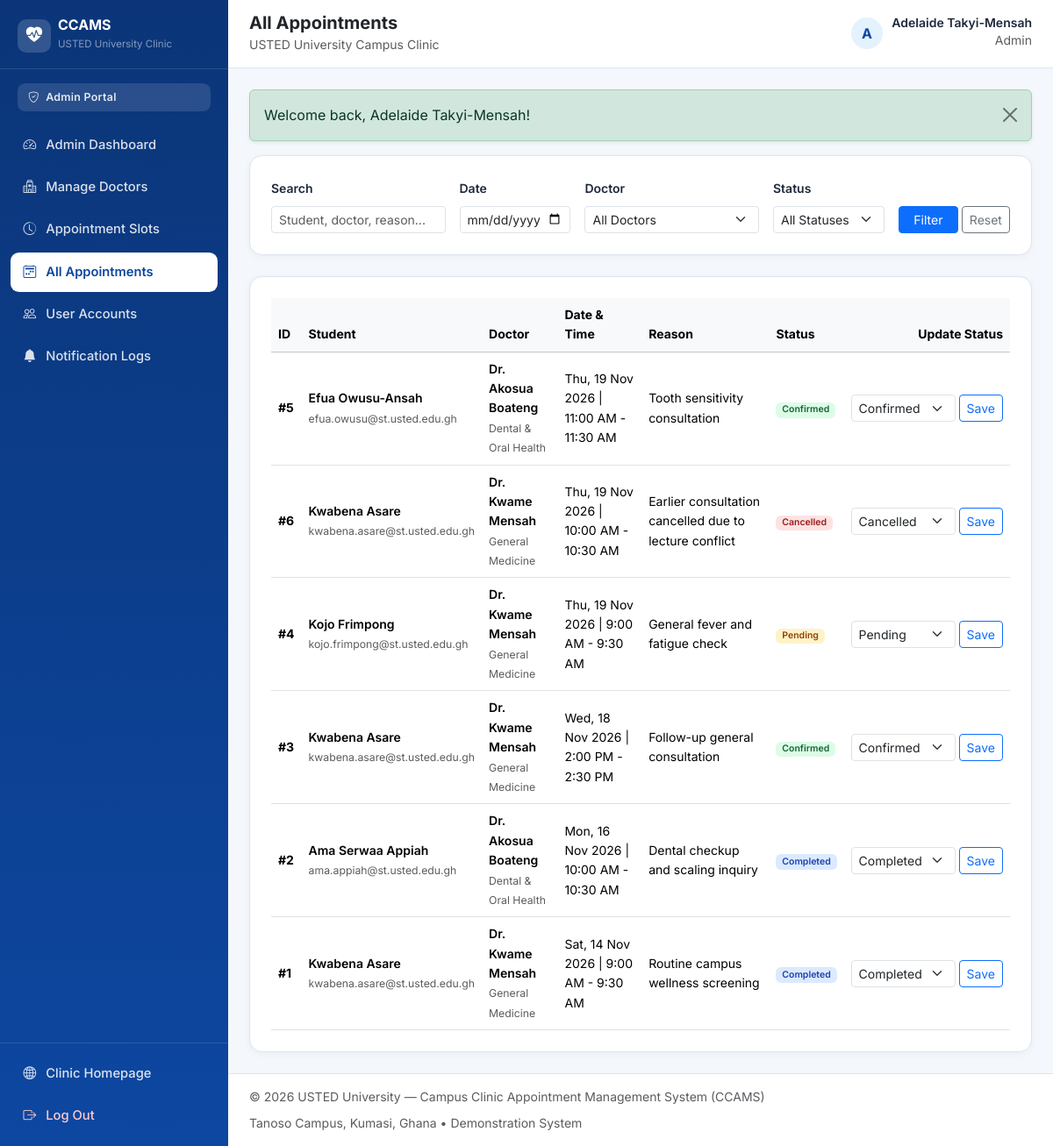
The page /admin/manage_appointments.php (signed in) on the database its author committed.
### tables this page shows
CREATE TABLE `users` (
    `user_id` INT UNSIGNED NOT NULL AUTO_INCREMENT,
    `full_name` VARCHAR(120) NOT NULL,
    `email` VARCHAR(150) NOT NULL,
    `password_hash` VARCHAR(255) NOT NULL,
    `phone` VARCHAR(25) DEFAULT NULL,
    `role` ENUM('student', 'doctor', 'admin') NOT NULL DEFAULT 'student',
    `account_status` ENUM('active', 'inactive') NOT NULL DEFAULT 'active',
    `created_at` TIMESTAMP NOT NULL DEFAULT CURRENT_TIMESTAMP,
    `updated_at` TIMESTAMP NOT NULL DEFAULT CURRENT_TIMESTAMP ON UPDATE CURRENT_TIMESTAMP,
    PRIMARY KEY (`user_id`),
    UNIQUE KEY `uq_users_email` (`email`),
    KEY `idx_users_role_status` (`role`, `account_status`)
);

CREATE TABLE `appointments` (
    `appointment_id` INT UNSIGNED NOT NULL AUTO_INCREMENT,
    `student_id` INT UNSIGNED NOT NULL,
    `slot_id` INT UNSIGNED NOT NULL,
    `reason` VARCHAR(255) DEFAULT NULL,
    `status` ENUM('pending', 'confirmed', 'cancelled', 'completed', 'rejected') NOT NULL DEFAULT 'pending',
    `created_at` TIMESTAMP NOT NULL DEFAULT CURRENT_TIMESTAMP,
    `updated_at` TIMESTAMP NOT NULL DEFAULT CURRENT_TIMESTAMP ON UPDATE CURRENT_TIMESTAMP,
    PRIMARY KEY (`appointment_id`),
    KEY `idx_appointments_student_status` (`student_id`, `status`),
    KEY `idx_appointments_slot_status` (`slot_id`, `status`),
    KEY `idx_appointments_status_created` (`status`, `created_at`),
    CONSTRAINT `fk_appointments_student`
        FOREIGN KEY (`student_id`) REFERENCES `users` (`user_id`)
        ON DELETE CASCADE ON UPDATE CASCADE,
    CONSTRAINT `fk_appointments_slot`
        FOREIGN KEY (`slot_id`) REFERENCES `appointment_slots` (`slot_id`)
        ON DELETE RESTRICT ON UPDATE CASCADE
);

CREATE TABLE `doctors` (
    `doctor_id` INT UNSIGNED NOT NULL AUTO_INCREMENT,
    `user_id` INT UNSIGNED NOT NULL,
    `specialization` VARCHAR(120) NOT NULL,
    `availability_status` ENUM('available', 'unavailable') NOT NULL DEFAULT 'available',
    `created_at` TIMESTAMP NOT NULL DEFAULT CURRENT_TIMESTAMP,
    PRIMARY KEY (`doctor_id`),
    UNIQUE KEY `uq_doctors_user_id` (`user_id`),
    KEY `idx_doctors_specialization` (`specialization`),
    KEY `idx_doctors_availability` (`availability_status`),
    CONSTRAINT `fk_doctors_user`
        FOREIGN KEY (`user_id`) REFERENCES `users` (`user_id`)
        ON DELETE CASCADE ON UPDATE CASCADE
);

CREATE TABLE `appointment_slots` (
    `slot_id` INT UNSIGNED NOT NULL AUTO_INCREMENT,
    `doctor_id` INT UNSIGNED NOT NULL,
    `start_time` DATETIME NOT NULL,
    `end_time` DATETIME NOT NULL,
    `status` ENUM('available', 'booked', 'inactive') NOT NULL DEFAULT 'available',
    `created_at` TIMESTAMP NOT NULL DEFAULT CURRENT_TIMESTAMP,
    PRIMARY KEY (`slot_id`),
    KEY `idx_slots_doctor_time` (`doctor_id`, `start_time`),
    KEY `idx_slots_status_time` (`status`, `start_time`),
    CONSTRAINT `fk_slots_doctor`
        FOREIGN KEY (`doctor_id`) REFERENCES `doctors` (`doctor_id`)
        ON DELETE CASCADE ON UPDATE CASCADE
);

### admin/manage_appointments.php (the view, shortened to what the rows shown need)
<?php
require_once __DIR__ . '/../includes/auth.php';
$admin = require_auth('admin');
$pdo = get_pdo();
$where = 'WHERE 1=1';
$params = [];
$stmt = $pdo->prepare(
    "SELECT a.appointment_id, a.status, a.reason, s.start_time, s.end_time,
            stu.full_name AS student_name, stu.email AS student_email,
            doc_u.full_name AS doctor_name, d.specialization
     FROM appointments a
     INNER JOIN users stu ON stu.user_id = a.student_id
     INNER JOIN appointment_slots s ON s.slot_id = a.slot_id
     INNER JOIN doctors d ON d.doctor_id = s.doctor_id
     INNER JOIN users doc_u ON doc_u.user_id = d.user_id
     $where
     ORDER BY s.start_time DESC"
);
$stmt->execute($params);
$appointments = $stmt->fetchAll();
$pageTitle = 'All Appointments';
$layoutMode = 'dashboard';
require_once __DIR__ . '/../includes/header.php';
?>
<div class="ccams-card p-4">
    <?php if (empty($appointments)): ?>
        <p class="small text-muted mb-0">No appointments found.</p>
    <?php else: ?>
        <div class="table-responsive">
            <table class="table table-hover align-middle small mb-0">
                <thead class="table-light">
                    <tr>
                        <th>ID</th>
                        <th>Student</th>
                        <th>Doctor</th>
                        <th>Date &amp; Time</th>
                        <th>Reason</th>
                        <th>Status</th>
                        <th class="text-end">Update Status</th>
                    </tr>
                </thead>
                <tbody>
                    <?php foreach ($appointments as $appt): ?>
                        <tr>
                            <td class="fw-bold">#<?php echo (int) $appt['appointment_id']; ?></td>
                            <td>
                                <div class="fw-semibold"><?php echo e($appt['student_name']); ?></div>
                                <small class="text-muted"><?php echo e($appt['student_email']); ?></small>
                            </td>
                            <td>
                                <div class="fw-semibold"><?php echo e($appt['doctor_name']); ?></div>
                                <small class="text-muted"><?php echo e($appt['specialization']); ?></small>
                            </td>
                            <td><?php echo e(format_slot_range((string) $appt['start_time'], (string) $appt['end_time'])); ?></td>
                            <td><?php echo e($appt['reason'] ?: '—'); ?></td>
                            <td>
                                <span class="badge <?php echo status_badge_class((string) $appt['status']); ?>">
                                    <?php echo e(ucfirst((string) $appt['status'])); ?>
                                </span>
                            </td>
                            <td class="text-end">
                                <form method="post" action="<?php echo e(app_url('admin/manage_appointments.php')); ?>" class="d-inline-flex gap-1">
                                    <select name="status" class="form-select form-select-sm" style="width: auto;">
                                        <?php foreach (['pending', 'confirmed', 'completed', 'cancelled', 'rejected'] as $st): ?>
                                            <option value="<?php echo e($st); ?>" <?php echo $appt['status'] === $st ? 'selected' : ''; ?>>
                                                <?php echo e(ucfirst($st)); ?>
                                            </option>
                                        <?php endforeach; ?>
                                    </select>
                                    <button type="submit" class="btn btn-sm btn-outline-primary">Save</button>
                                </form>
                            </td>
                        </tr>
                    <?php endforeach; ?>
                </tbody>
            </table>
        </div>
    <?php endif; ?>
</div>
<?php require_once __DIR__ . '/../includes/footer.php'; ?>

### includes/header.php (shortened to what the rows shown need)
<?php
$pageTitle = $pageTitle ?? 'USTED University — Campus Clinic Appointment Management System';
$layoutMode = $layoutMode ?? 'public';
$authUser = current_user();
$flashes = get_flashes();
?>
<!DOCTYPE html>
<html lang="en">
<head>
    <link href="https://cdn.jsdelivr.net/npm/bootstrap@5.3.3/dist/css/bootstrap.min.css" rel="stylesheet">
    <link href="https://cdn.jsdelivr.net/npm/bootstrap-icons@1.11.3/font/bootstrap-icons.min.css" rel="stylesheet">
    <link href="<?php echo e(app_url('assets/css/style.css')); ?>" rel="stylesheet">
</head>
<body class="<?php echo $layoutMode === 'dashboard' ? 'ccams-dashboard-body' : 'ccams-public-body'; ?>">
<?php if ($layoutMode === 'dashboard' && $authUser): ?>
    <div class="dashboard-wrapper">
        <aside class="dashboard-sidebar" id="dashboardSidebar" aria-label="Dashboard Navigation">
            <div class="sidebar-brand">
                <a href="<?php echo e(app_url('index.php')); ?>" class="d-flex align-items-center gap-2 text-decoration-none text-white">
                    <span class="brand-emblem">
                        <i class="bi bi-heart-pulse-fill"></i>
                    </span>
                    <div>
                        <div class="fw-bold lh-1 fs-6">CCAMS</div>
                        <small class="text-white-50" style="font-size: 0.72rem;">USTED University Clinic</small>
                    </div>
                </a>
            </div>
            <div class="sidebar-role-pill">
                <i class="bi bi-shield-check me-1"></i>
                <?php echo e(ucfirst($authUser['role'])); ?> Portal
            </div>
            <nav class="sidebar-nav">
                <?php if ($authUser['role'] === 'student'): ?>
                    <a class="sidebar-link <?php echo is_active_nav('student/dashboard.php'); ?>" href="<?php echo e(app_url('student/dashboard.php')); ?>">
                        <i class="bi bi-speedometer2"></i><span>Dashboard</span>
                    </a>
                    <a class="sidebar-link <?php echo is_active_nav('student/doctors.php'); ?>" href="<?php echo e(app_url('student/doctors.php')); ?>">
                        <i class="bi bi-person-badge"></i><span>Available Doctors</span>
                    </a>
                    <a class="sidebar-link <?php echo is_active_nav('student/book_appointment.php'); ?>" href="<?php echo e(app_url('student/book_appointment.php')); ?>">
                        <i class="bi bi-calendar-plus"></i><span>Book Appointment</span>
                    </a>
                    <a class="sidebar-link <?php echo is_active_nav('student/my_appointments.php') || is_active_nav('student/appointment_details.php') ? 'active' : ''; ?>" href="<?php echo e(app_url('student/my_appointments.php')); ?>">
                        <i class="bi bi-calendar2-check"></i><span>My Appointments</span>
                    </a>
                    <a class="sidebar-link <?php echo is_active_nav('student/notifications.php'); ?>" href="<?php echo e(app_url('student/notifications.php')); ?>">
                        <i class="bi bi-bell"></i><span>Notifications</span>
                    </a>
                    <a class="sidebar-link <?php echo is_active_nav('student/profile.php'); ?>" href="<?php echo e(app_url('student/profile.php')); ?>">
                        <i class="bi bi-person-gear"></i><span>Profile &amp; Password</span>
                    </a>
                <?php elseif ($authUser['role'] === 'admin'): ?>
                    <a class="sidebar-link <?php echo is_active_nav('admin/dashboard.php'); ?>" href="<?php echo e(app_url('admin/dashboard.php')); ?>">
                        <i class="bi bi-speedometer2"></i><span>Admin Dashboard</span>
                    </a>
                    <a class="sidebar-link <?php echo is_active_nav('admin/manage_doctors.php') || is_active_nav('admin/add_doctor.php') || is_active_nav('admin/edit_doctor.php') ? 'active' : ''; ?>" href="<?php echo e(app_url('admin/manage_doctors.php')); ?>">
                        <i class="bi bi-hospital"></i><span>Manage Doctors</span>
                    </a>
                    <a class="sidebar-link <?php echo is_active_nav('admin/manage_slots.php'); ?>" href="<?php echo e(app_url('admin/manage_slots.php')); ?>">
                        <i class="bi bi-clock-history"></i><span>Appointment Slots</span>
                    </a>
                    <a class="sidebar-link <?php echo is_active_nav('admin/manage_appointments.php'); ?>" href="<?php echo e(app_url('admin/manage_appointments.php')); ?>">
                        <i class="bi bi-calendar2-week"></i><span>All Appointments</span>
                    </a>
                    <a class="sidebar-link <?php echo is_active_nav('admin/manage_users.php'); ?>" href="<?php echo e(app_url('admin/manage_users.php')); ?>">
                        <i class="bi bi-people"></i><span>User Accounts</span>
                    </a>
                    <a class="sidebar-link <?php echo is_active_nav('admin/notifications.php'); ?>" href="<?php echo e(app_url('admin/notifications.php')); ?>">
                        <i class="bi bi-bell-fill"></i><span>Notification Logs</span>
                    </a>
                <?php endif; ?>
            </nav>
            <div class="sidebar-footer">
                <a href="<?php echo e(app_url('index.php')); ?>" class="sidebar-link">
                    <i class="bi bi-globe2"></i><span>Clinic Homepage</span>
                </a>
                <form method="post" action="<?php echo e(app_url('logout.php')); ?>" class="mt-1">
                    <button type="submit" class="sidebar-link w-100 border-0 bg-transparent text-start text-danger-soft">
                        <i class="bi bi-box-arrow-right"></i><span>Log Out</span>
                    </button>
                </form>
            </div>
        </aside>
        <div class="dashboard-main">
            <header class="dashboard-topbar">
                <div class="d-flex align-items-center gap-3">
                    <div>
                        <h1 class="h5 mb-0 fw-bold text-dark"><?php echo e($pageTitle); ?></h1>
                        <small class="text-muted">USTED University Campus Clinic</small>
                    </div>
                </div>
                <div class="d-flex align-items-center gap-3">
                    <div class="user-profile-chip">
                        <div class="avatar-circle">
                            <?php echo e(strtoupper(substr((string) $authUser['full_name'], 0, 1))); ?>
                        </div>
                        <div class="d-none d-sm-block text-end">
                            <div class="fw-semibold small lh-1"><?php echo e($authUser['full_name']); ?></div>
                            <small class="text-muted text-capitalize"><?php echo e($authUser['role']); ?></small>
                        </div>
                    </div>
                </div>
            </header>
            <main id="main-content" class="dashboard-content">
                <?php if (!empty($flashes)): ?>
                    <?php foreach ($flashes as $flash): ?>
                        <div class="alert alert-<?php echo e($flash['type']); ?> alert-dismissible fade show shadow-sm" role="alert">
                            <?php echo e($flash['message']); ?>
                            <button type="button" class="btn-close" data-bs-dismiss="alert" aria-label="Close"></button>
                        </div>
                    <?php endforeach; ?>
                <?php endif; ?>
<?php endif; ?>

### rows shown on the page
users: role "Admin", full_name "A", full_name "Adelaide Takyi-Mensah"
appointments: appointment_id "5", student.full_name "Efua Owusu-Ansah", student.email "efua.owusu@st.usted.edu.gh", users.full_name "Dr. Akosua Boateng", doctors.specialization "Dental & Oral Health", slot.end_time "Thu, 19 Nov 2026 | 11:00 AM - 11:30 AM", reason "Tooth sensitivity consultation", status "Confirmed"
appointments: appointment_id "6", student.full_name "Kwabena Asare", student.email "kwabena.asare@st.usted.edu.gh", users.full_name "Dr. Kwame Mensah", doctors.specialization "General Medicine", slot.end_time "Thu, 19 Nov 2026 | 10:00 AM - 10:30 AM", reason "Earlier consultation cancelled due to lecture conflict", status "Cancelled"
appointments: appointment_id "4", student.full_name "Kojo Frimpong", student.email "kojo.frimpong@st.usted.edu.gh", users.full_name "Dr. Kwame Mensah", doctors.specialization "General Medicine", slot.end_time "Thu, 19 Nov 2026 | 9:00 AM - 9:30 AM", reason "General fever and fatigue check", status "Pending"
appointments: appointment_id "3", student.full_name "Kwabena Asare", student.email "kwabena.asare@st.usted.edu.gh", users.full_name "Dr. Kwame Mensah", doctors.specialization "General Medicine", slot.end_time "Wed, 18 Nov 2026 | 2:00 PM - 2:30 PM", reason "Follow-up general consultation", status "Confirmed"
appointments: appointment_id "2", student.full_name "Ama Serwaa Appiah", student.email "ama.appiah@st.usted.edu.gh", users.full_name "Dr. Akosua Boateng", doctors.specialization "Dental & Oral Health", slot.end_time "Mon, 16 Nov 2026 | 10:00 AM - 10:30 AM", reason "Dental checkup and scaling inquiry", status "Completed"
appointments: appointment_id "1", student.full_name "Kwabena Asare", student.email "kwabena.asare@st.usted.edu.gh", users.full_name "Dr. Kwame Mensah", doctors.specialization "General Medicine", slot.end_time "Sat, 14 Nov 2026 | 9:00 AM - 9:30 AM", reason "Routine campus wellness screening", status "Completed"

### other values the page prints
$pageTitle "All Appointments"
$flash['message'] "Welcome back, Adelaide Takyi-Mensah!"
